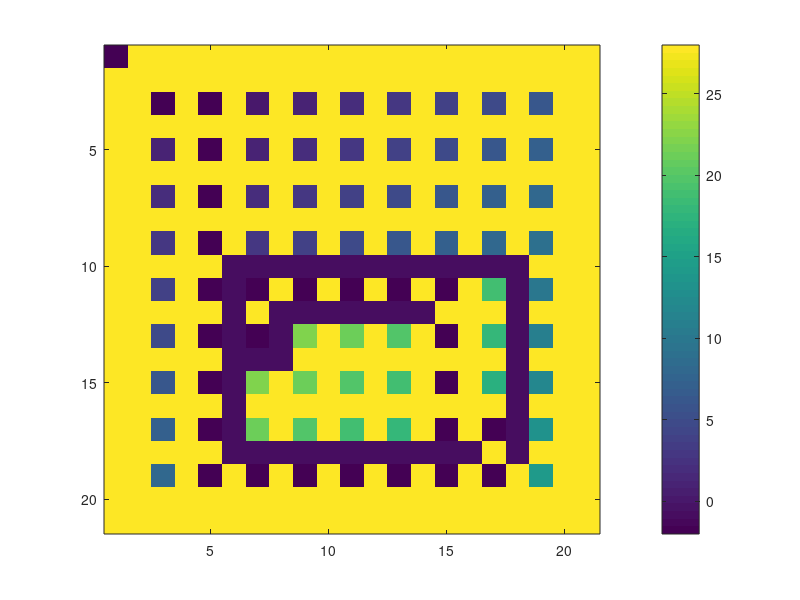

The MATLAB script that drew this image:
function dijkstra3 ()

maxValue=28; % infinity value
a=maxValue+zeros(21,21);
% track=-2 just for the graphics
track=-2;
a(1,1)=track;

% goals
a(3,3)=0;
a(3,7)=0;

% barriers - walls
a(10,6:18)=-1;
a(10:18,6)=-1;
a(10:18,18)=-1;
a(18,6:16)=-1;
a(12,8:14)=-1;
a(12:14,8)=-1;
a(14,6:8)=-1;

% player
player=[13 7];

iterations=maxValue-1;
for kk=1:iterations
    for ii=3:2:19
        for jj=3:2:19
            if a(ii-1,jj)~= -1 && a(ii-2,jj) == kk-1 && a(ii,jj) == maxValue
                a(ii,jj)=kk;
            else if a(ii+1,jj)~= -1 && a(ii+2,jj) == kk-1 && a(ii,jj) == maxValue
                    a(ii,jj)=kk;
                else if a(ii,jj-1)~= -1 && a(ii,jj-2) == kk-1 && a(ii,jj) == maxValue
                        a(ii,jj)=kk;
                    else if a(ii,jj+1)~= -1 && a(ii,jj+2) == kk-1 && a(ii,jj) == maxValue 
                            a(ii,jj)=kk;
                        end
                    end
                end
            end
        end
    end
    % delay
    delay(0.3);
    % draw results
    figure(1);
    imagesc(a);colorbar;drawnow
end
b1=a;

% define place and value of the player
ii=player(1);jj=player(2);
distance=a(ii,jj);

% begining of the course back
b1(ii,jj)=track;
figure(1);imagesc(b1);colorbar

% way back: finding neighbor without wall that has a smaller value as 
% a next step  
while distance~=0
    if a(ii-2,jj)==(distance - 1) && a(ii-1,jj)~= -1
        ii=ii-2;
    else if a(ii+2,jj)==(distance - 1) && a(ii+1,jj)~= -1
            ii=ii+2;
        else if a(ii,jj-2)==(distance - 1) && a(ii,jj-1)~= -1 
                jj=jj-2;
            else 
                jj=jj+2;
            end
        end
    end
    distance=distance-1;
    b1(ii,jj)=track;
    disp([num2str(ii) ';' num2str(jj)]);
    % show results
    imagesc(b1);colorbar;drawnow
    % delay
    delay(.3);
end

function delay(delay_seconds)

tic;

while toc < delay_seconds

end
